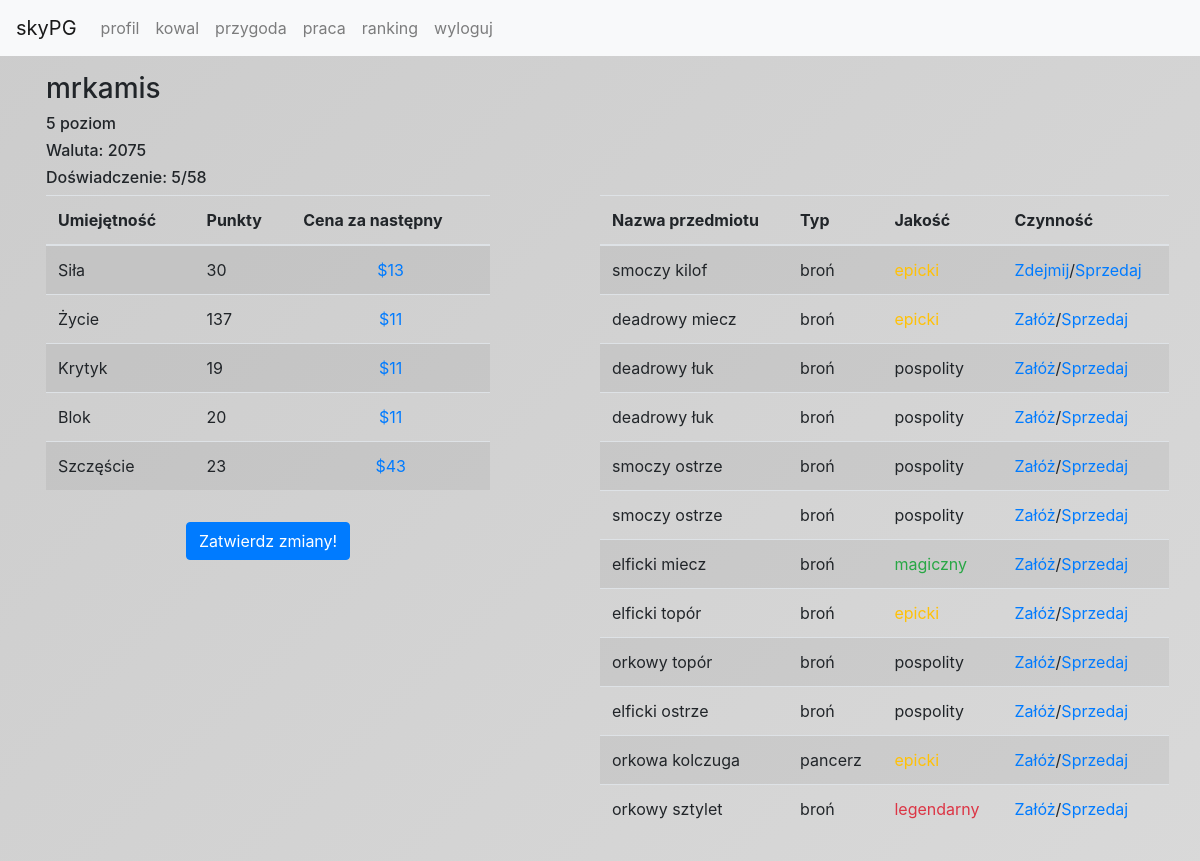
Screenshot of /profile (signed in) with the database file from the repository.
### tables this page shows
CREATE TABLE "users" (
	`id`	INTEGER PRIMARY KEY AUTOINCREMENT,
	`username`	TEXT UNIQUE,
	`password`	TEXT,
	`eq`	TEXT DEFAULT "[]",
	`messages`	TEXT DEFAULT "[]",
	`history`	TEXT DEFAULT "[]",
	`coins`	INTEGER DEFAULT 100,
	`level`	INTEGER DEFAULT 1,
	`statistics`	TEXT DEFAULT '{
  "strength": 15,
  "health": 100,
  "critical": 5,
  "block": 5,
  "luck": 5
}',
	`race`	TEXT,
	`desc`	TEXT DEFAULT "",
	`banned`	INTEGER DEFAULT 0,
	`weapons`	TEXT DEFAULT "[]",
	`experience`	INTEGER DEFAULT 0,
	`lastRefreshShop`	TEXT DEFAULT 0,
	`armors`	TEXT DEFAULT "[]"
);

### app/helpers/user.php (called while the page is built, shortened)
<?php
    class User {
        public static function isLogged() {
            if (isset($_SESSION['username']) && $_SESSION['logged']) {
                return true;
            }
            return false;
        }
        public static function getPublicInfo($username) {
            $conn = Db::getPDO();
            $query = $conn->prepare('SELECT username, level, statistics, race, desc, eq FROM users WHERE username LIKE ?');
            $query->bindParam(1, $username);
            $query->execute();
            $result = $query->fetchAll(PDO::FETCH_ASSOC);
            return $result;
        }
        public static function getAllInfo() {
            $conn = Db::getPDO();
            $query = $conn->prepare('SELECT * FROM users WHERE username LIKE ?');
            $query->bindParam(1, $_SESSION['username']);
            $query->execute();
            $result = $query->fetchAll(PDO::FETCH_ASSOC);
            return $result[0];
        }
    }
?>

### app/helpers/experience.php (called while the page is built, shortened)
<?php
    class Experience {
        public static function getHTML() {
            require_once __DIR__ . '\user.php';
            $user = User::getAllInfo();
            $level = $user['level'];
            $experience = $user['experience'];
            $nextLevel = round($level * 10 + 10 * 0.8);
            return $experience . '/' . $nextLevel;
        }
    }
?>

### app/helpers/statistics.php (called while the page is built, shortened)
<?php
    class Statistics {
        public static function getStatisticsWithEq($username) {
            require_once __DIR__ . '\user.php';
            $user = User::getPublicInfo($username);
            $user = $user[0];
            $statistics = json_decode($user['statistics']);
            $eq = json_decode($user['eq']);
            for ($i = 0; $i < count($eq); $i++) {
                if ($eq[$i]->type == 'broń' && $eq[$i]->state == true) {
                    $weapon = $eq[$i];
                } else if ($eq[$i]->type == 'pancerz' && $eq[$i]->state == true) {
                    $armor = $eq[$i];
                }
            }
            if (@$weapon) {
                $statistics->strength += $weapon->statistics->strength;
                $statistics->health += $weapon->statistics->health;
                $statistics->critical += $weapon->statistics->critical;
                $statistics->block += $weapon->statistics->block;
                $statistics->luck += $weapon->statistics->luck;
            }
            return $statistics;
        }
        public static function howMuchCost($value, $skill, $level) {
            switch ($skill) {
                case 0:
                    return round($value * $level * 0.1 + 5);
                    break;
                case 1:
                    return round($value * $level * 0.01 + 5);
                    break;
                case 2:
                    return round($value * $level * 0.25 + 5);
                    break;
                case 3:
                    return round($value * $level * 0.25 + 5);
                    break;
                case 4:
                    return round($value * $level * 0.75 + 5);
                    break;
            }
            return false;
        }
    }
?>

### app/views/profile/myProfile.phtml (the view, shortened to what this page needs)
<div class="container p-3">
    <?php
        require_once __DIR__ . '\..\..\helpers/user.php';
        $data = User::getAllInfo();
        echo '<h3>' . $data['username'] . '</h3> <h6>' . $data['level'] . ' poziom</h6><h6>Waluta: ' . $data['coins'] . '</h6>';
        require_once __DIR__ . '\..\..\helpers/statistics.php';
        $realStatistics = Statistics::getStatisticsWithEq($data['username']);
        require_once __DIR__ . '\..\..\helpers/experience.php';
        echo '<h6>Doświadczenie: ' . Experience::getHTML() . '</h6>';
    ?>
    <div class="row">
        <div class="col-md-5">
            <table class="table table-striped">
                <thead>
                    <tr>
                        <th>Umiejętność</th>
                        <th>Punkty</th>
                        <th>Cena za następny</th>
                    </tr>
                </thead>
                <tbody>
                    <tr>
                        <td>Siła</td>
                        <td><?php echo $realStatistics->strength ?></td>
                        <td class="text-center btn-link" id="strength">$<?php echo Statistics::howMuchCost($statistics->strength, 0, $data['level']); ?></td>
                    </tr>
                    <tr>
                        <td>Życie</td>
                        <td><?php echo $realStatistics->health ?></td>
                        <td class="text-center btn-link" id="strength">$<?php echo Statistics::howMuchCost($statistics->health, 1, $data['level']); ?></td>
                    <tr>
                        <td>Krytyk</td>
                        <td><?php echo $realStatistics->critical ?></td>
                        <td class="text-center btn-link" id="strength">$<?php echo Statistics::howMuchCost($statistics->critical, 2, $data['level']); ?></td>
                    <tr>
                        <td>Blok</td>
                        <td><?php echo $realStatistics->block ?></td>
                        <td class="text-center btn-link" id="strength">$<?php echo Statistics::howMuchCost($statistics->block, 3, $data['level']); ?></td>
                    <tr>
                        <td>Szczęście</td>
                        <td><?php echo $realStatistics->luck ?></td>
                        <td class="text-center btn-link" id="strength">$<?php echo Statistics::howMuchCost($statistics->luck, 4, $data['level']); ?></td>
                </tbody>
            </table>
            <div class="text-center container p-3">
                <a class="btn btn-primary" href="">Zatwierdz zmiany!</a>
            </div>
        </div>
        <div class="col-md-1">
        </div>
        <table class="table table-striped col-md-6">
            <thead>
                <tr>
                    <th>Nazwa przedmiotu</th>
                    <th>Typ</th>
                    <th>Jakość</th>
                    <th>Czynność</th>
                </tr>
            </thead>
            <tbody>
                <?php
                    $eq = json_decode($data['eq']);
                    for ($i = 0; $i < count($eq); $i++) {
                        echo '<tr><td>';
                        echo isset($eq[$i]->typeOfWeapon) ? $eq[$i]->typeOfWeapon : $eq[$i]->typeOfArmor;
                        echo ' ' . $eq[$i]->name . '</td>
                            <td>' . $eq[$i]->type . '</td>
                            <td>' . $eq[$i]->HTMLQuality . '</td><td>';
                            if ($eq[$i]->state == false) {
                                echo '<a class="btn-link" href="equip/' . $eq[$i]->id . '">Załóż</a>';
                            } else {
                                echo '<a class="btn-link" href="dequip/' . $eq[$i]->id . '">Zdejmij</a>';
                            }
                            echo '/<a class="btn-link" href="sell/' . $eq[$i]->id . '">Sprzedaj</a>';
                        echo '</td></tr>';
                    }
                ?>
            </tbody>
        </table>
    </div>
</div>

### index.php (shortened to what this page needs)
<!DOCTYPE html>
<html lang="pl">
<head>
    <link href="public/stylesheets/bootstrap.min.css" rel="stylesheet">
    <link href="public/stylesheets/main.css#2" rel="stylesheet">
</head>
<body>
    <nav class="navbar navbar-expand-lg navbar-light bg-light">
        <a class="navbar-brand" href="./">skyPG</a>
        <div class="collapse navbar-collapse" id="navbar">
            <ul class="navbar-nav mr-auto">
                <li class="nav-item">
                    <a class="nav-link" href="/profile">profil</a>
                </li>
                <li class="nav-item">
                    <a class="nav-link" href="/smith">kowal</a>
                </li>
                <li class="nav-item">
                    <a class="nav-link" href="/adventure">przygoda</a>
                </li>
                <li class="nav-item">
                    <a class="nav-link" href="/job">praca</a>
                </li>
                <li class="nav-item">
                    <a class="nav-link" href="/ranking">ranking</a>
                </li>
                <li class="nav-item">
                    <a class="nav-link" href="/login">wyloguj</a>
                </li>
            </ul>
        </div>
    </nav>
    <?php
        require_once __DIR__ . '\app/helpers/router.php';
        Router::route($_GET);
    ?>
</body>
</html>

### app/helpers/router.php (shortened to what this page needs)
<?php
    class Router {
        public static function route($get) {
            $page = 'error';
            if (isset($get['page']) && $get != '') {
                $page = $get['page'];
            }
            switch ($page) {
                case 'profile':
                    require_once __DIR__ . '\..\controllers/profileController.php';
                    $controller = new ProfileController();
                    break;
            }
            return true;
        }
    }
?>

### app/controllers/profileController.php
<?php
    class ProfileController {
        public function __construct() {
            require_once __DIR__ . '\..\helpers/user.php';
            if (User::isLogged()) {
                $this->loadView();
                return true;
            } else {
                header('Location: /login');
            }
        }
        private function loadView() {
            require_once __DIR__ . '\..\views/profile.phtml';
        }
    }
?>

### app/views/profile.phtml
<?php
    if (isset($_GET['username'])) {
        require_once __DIR__ . '\profile/anotherProfile.phtml';
    } else {
        require_once __DIR__ . '\profile/myProfile.phtml';
    }
?>

### public/stylesheets/main.css (style rules this page uses)
body { background: linear-gradient(-45deg, #bbb, #aaa, #ddd, #ccc); background-size: 400% 400%; animation: gradiet 15s ease infinite; }
.btn-link { cursor: pointer; }

### rows the page displays
users: username "mrkamis", level "5", coins "2075", Experience::getHTML() "5/58", Statistics::howMuchCost($statistics->strength, 0, $data['level']) "13", level "11", level "43", eq "smoczy", eq "kilof", eq "broń", eq "deadrowy", eq "miecz", eq "epicki", eq "łuk", eq "pospolity", eq "ostrze", eq "elficki", eq "magiczny", eq "topór", eq "orkowy", eq "orkowa", eq "kolczuga", eq "pancerz", eq "sztylet", eq "legendarny"

### other values shown
$realStatistics->strength "30"
$realStatistics->health "137"
$realStatistics->critical "19"
$realStatistics->block "20"
$realStatistics->luck "23"
